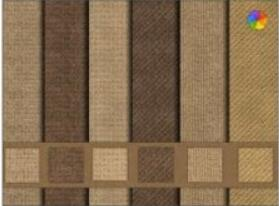
#> input picture opencv_test/image_processing/a.jpg, 279 x 206 px
$ python image_pyramids.py
#> lines starting #> are read from the running program, lines starting #| are printed output that depends on the picture
# 图像金字塔
import cv2 as cv

img = cv.imread('a.jpg')
#> img is the input picture: shape (206, 279, 3); mean B, G, R 79.9, 109, 134
cv.imshow('img', img)
# 高斯金字塔
lower_reso = cv.pyrDown(img)
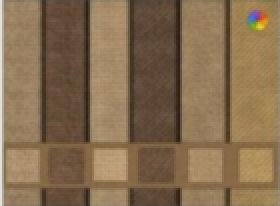
#> lower_reso: shape (103, 140, 3) (shown 2 times larger); mean B, G, R 80.1, 109.2, 134.2
cv.imshow('a', lower_reso)
# 向下查看图像金字塔。
higher_reso2 = cv.pyrUp(img)
cv.imshow('b', higher_reso2)


# 使用金字塔的图像混合
import cv2 as cv
import numpy as np

A = cv.imread('apple.jpg')
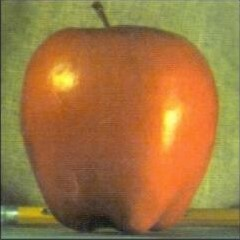
#> input picture opencv_test/image_processing/apple.jpg, 240 x 240 px
#> A is the input picture: shape (240, 240, 3); mean B, G, R 63.8, 117.6, 157.9
B = cv.imread('orange.jpg')
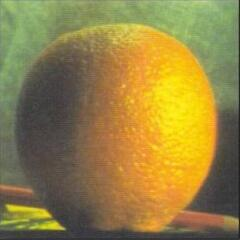
#> input picture opencv_test/image_processing/orange.jpg, 240 x 240 px
#> B is the input picture: shape (240, 240, 3); mean B, G, R 68, 130.4, 149.1

A = cv.resize(A, (256, 256), cv.INTER_LINEAR)
#> A: shape (256, 256, 3)
B = cv.resize(B, (256, 256), cv.INTER_LINEAR)
#> B: shape (256, 256, 3)
print(A.shape, B.shape)
#| (256, 256, 3) (256, 256, 3)
# 为A生成高斯金字塔
G = A.copy()
gpA = [G]
for i in range(6):
    G = cv.pyrDown(G)
    # print(G.shape)
    gpA.append(G)
#> after the loop, gpA = 7 items
# 为B生成高斯金字塔
G = B.copy()
gpB = [G]  # 将橘子进行高斯金字塔处理，总共六级处理
for i in range(6):
    G = cv.pyrDown(G)
    gpB.append(G)
#> after the loop, gpB = 7 items
# 为A生成拉普拉斯金字塔
lpA = [gpA[5]]  # 将苹果进行拉普拉斯金字塔处理，总共5级处理
for i in range(5, 0, -1):
    GE = cv.pyrUp(gpA[i])
    # print(GE.shape)
    # print(gpA[i].shape)
    L = cv.subtract(gpA[i - 1], GE)
    lpA.append(L)
#> this loop made 5 passes
#> pass 2, `L = cv.subtract(gpA[i - 1], GE)`:
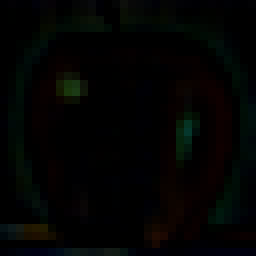
#> L: shape (32, 32, 3) (shown 8 times larger); mean of channels 0, 1, 2 2.3, 3.3, 2.7; drawn as B, G, R
#> after the loop, lpA = 6 items
# 为B生成拉普拉斯金字塔
lpB = [gpB[5]]  # 将橘子进行拉普拉斯金字塔处理，总共5级处理
for i in range(5, 0, -1):
    GE = cv.pyrUp(gpB[i])
    L = cv.subtract(gpB[i - 1], GE)
    lpB.append(L)
#> this loop made 5 passes
#> pass 3, `GE = cv.pyrUp(gpB[i])`:
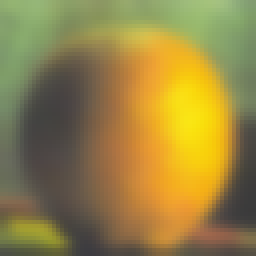
#> GE: shape (64, 64, 3) (shown 4 times larger); mean of channels 0, 1, 2 68.5, 131.6, 150.2; drawn as B, G, R
#> after the loop, lpB = 6 items
# 现在在每一层添加图像的左半边和右半边
LS = []
for la, lb in zip(lpA, lpB):
    rows, cols, dpt = la.shape
    # print(la.shape)
    # print(la[:,0:cols//2,:])
    ls = np.hstack((la[:, 0:cols // 2, :], lb[:, cols // 2:, :]))
    LS.append(ls)
#> this loop made 6 passes
#> (rows, cols) on passes 1 to 6: (8, 8), (16, 16), (32, 32), (64, 64), (128, 128), (256, 256)
#> after the loop, LS = 6 items
# 现在重建
ls_ = LS[0]
for i in range(1, 6):
    ls_ = cv.pyrUp(ls_)
    ls_ = cv.add(ls_, LS[i])
#> this loop made 5 passes
#> pass 3, `ls_ = cv.add(ls_, LS[i])`:
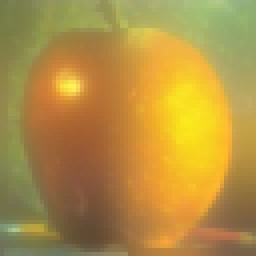
#> ls_: shape (64, 64, 3) (shown 4 times larger); mean of channels 0, 1, 2 66.9, 144, 178.5; drawn as B, G, R
# 图像与直接连接的每一半
real = np.hstack((A[:, :cols // 2, :], B[:, cols // 2:, :]))
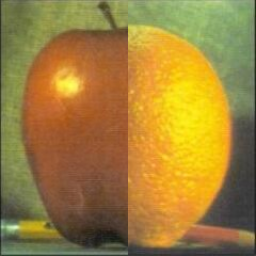
#> real: shape (256, 256, 3); mean B, G, R 59.3, 128.5, 159.3
cv.imshow('Pyramid_blending', ls_)
cv.imshow('Direct_blending', real)
k = cv.waitKey(0) & 0xFF
#> (key q is pressed here)
if k == ord('q'):
    cv.destroyAllWindows()
